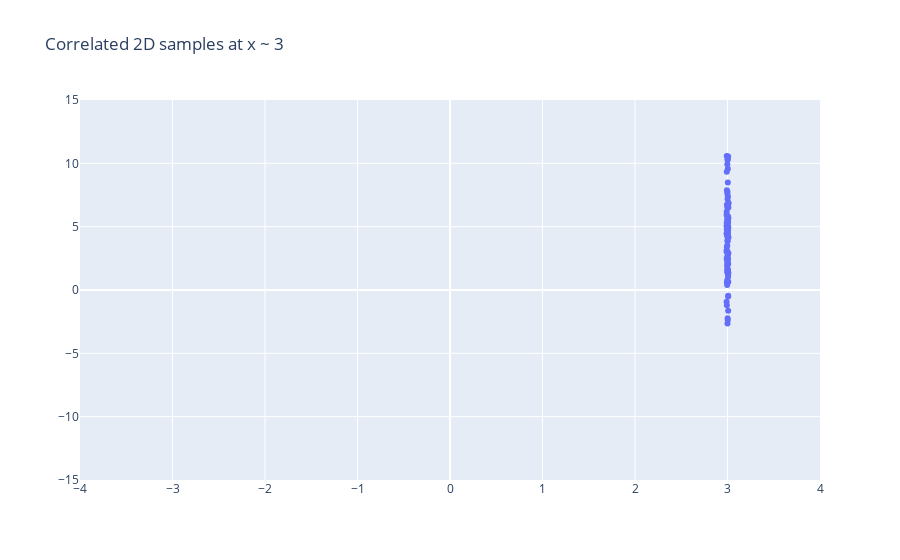

The notebook cell this image was saved under:
### Code cell
xs_c_m, ys_c_m = make_y_for_x(3, cov_matrix=cov_matrix)
fig = go_scatter(xs_c_m, ys_c_m, title="Correlated 2D samples at x ~ 3")
fig.update_xaxes(range=[-4, 4])
fig.update_yaxes(range=[-15, 15])
